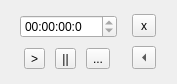
<?xml version="1.0" encoding="UTF-8"?>
<ui version="4.0">
 <class>Chronometre</class>
 <widget class="QWidget" name="Chronometre">
  <property name="geometry">
   <rect>
    <x>0</x>
    <y>0</y>
    <width>177</width>
    <height>84</height>
   </rect>
  </property>
  <property name="windowTitle">
   <string>Chronomètre</string>
  </property>
  <layout class="QHBoxLayout" name="horizontalLayout_3">
   <item>
    <layout class="QVBoxLayout" name="verticalLayout_2">
     <item>
      <widget class="QTimeEdit" name="timeEdit">
       <property name="enabled">
        <bool>true</bool>
       </property>
       <property name="readOnly">
        <bool>true</bool>
       </property>
       <property name="currentSection">
        <enum>QDateTimeEdit::HourSection</enum>
       </property>
       <property name="displayFormat">
        <string>HH:mm:ss:z</string>
       </property>
      </widget>
     </item>
     <item>
      <layout class="QHBoxLayout" name="horizontalLayout">
       <item>
        <widget class="QToolButton" name="startButton">
         <property name="text">
          <string>&gt;</string>
         </property>
        </widget>
       </item>
       <item>
        <widget class="QToolButton" name="stopButton">
         <property name="text">
          <string>||</string>
         </property>
        </widget>
       </item>
       <item>
        <widget class="QToolButton" name="resetButton">
         <property name="text">
          <string>...</string>
         </property>
        </widget>
       </item>
      </layout>
     </item>
    </layout>
   </item>
   <item>
    <layout class="QVBoxLayout" name="verticalLayout">
     <item>
      <widget class="QToolButton" name="quitButton">
       <property name="enabled">
        <bool>true</bool>
       </property>
       <property name="minimumSize">
        <size>
         <width>24</width>
         <height>23</height>
        </size>
       </property>
       <property name="text">
        <string>x</string>
       </property>
      </widget>
     </item>
     <item>
      <widget class="QToolButton" name="showHideButton">
       <property name="text">
        <string>...</string>
       </property>
       <property name="autoRaise">
        <bool>false</bool>
       </property>
       <property name="arrowType">
        <enum>Qt::LeftArrow</enum>
       </property>
      </widget>
     </item>
    </layout>
   </item>
  </layout>
 </widget>
 <resources/>
 <connections/>
</ui>
